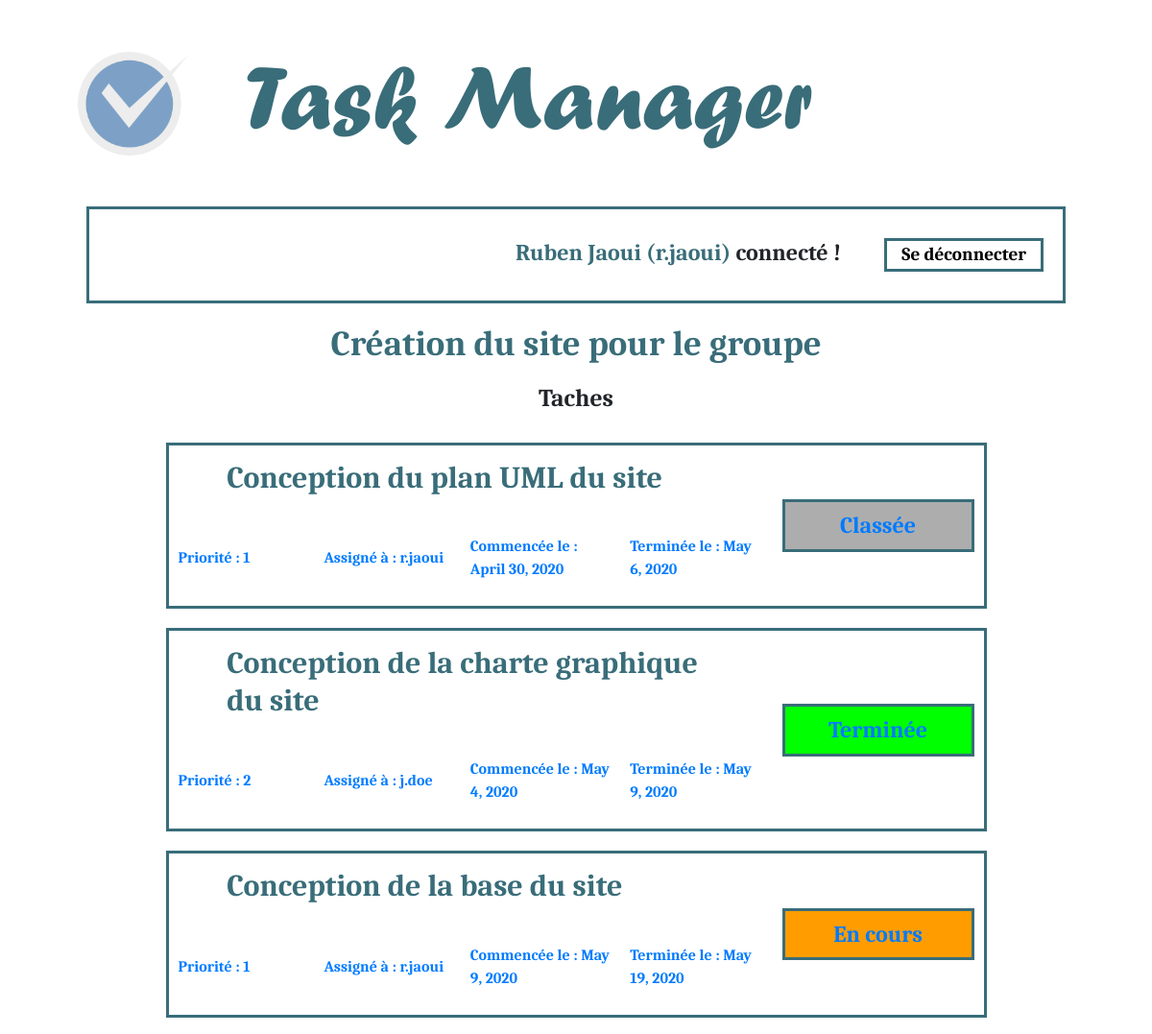
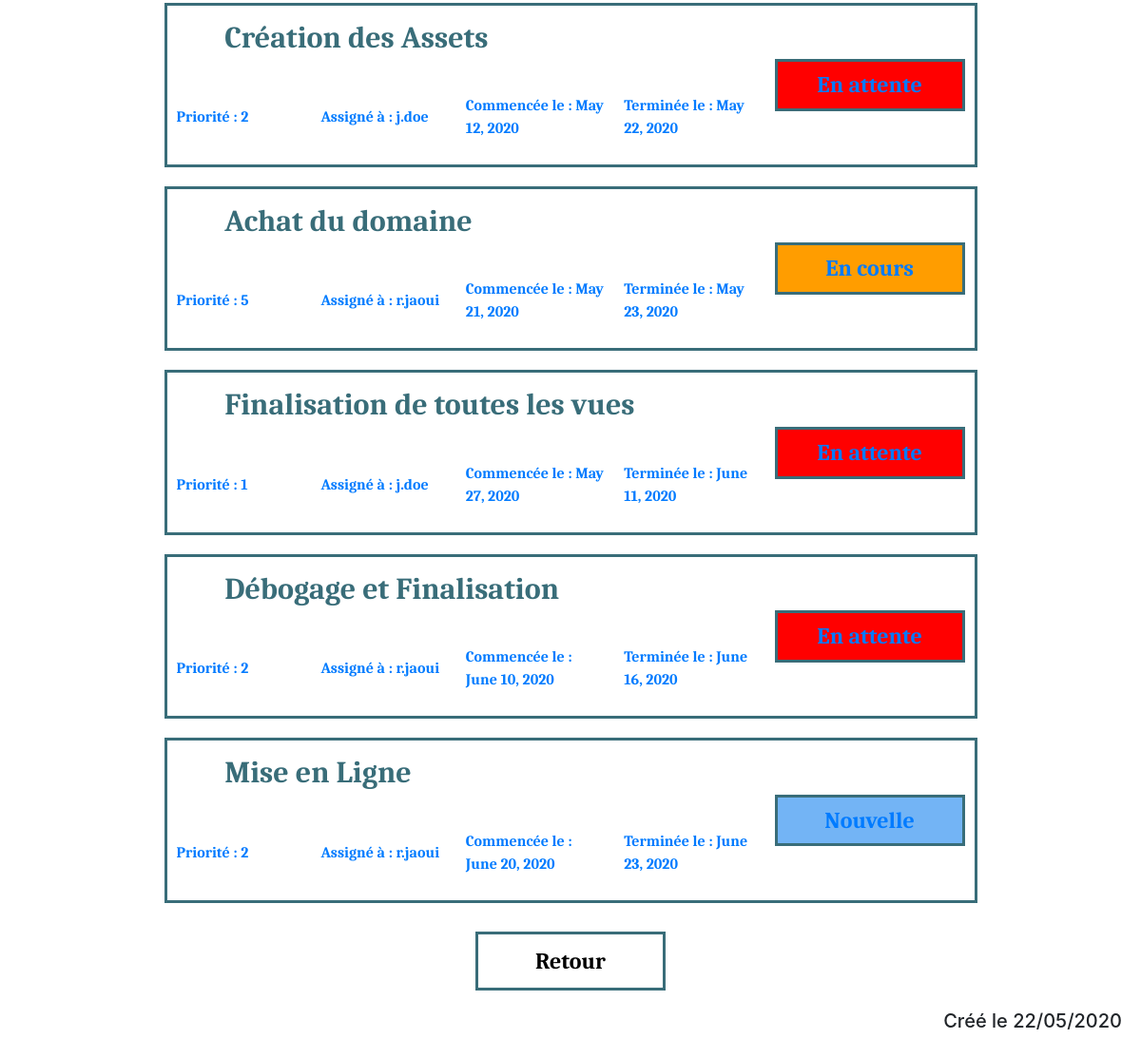
The app's page /manager/projet/2 (signed in) with its own data (2 pictures, top to bottom).
### taskmanager/models.py (models this page shows, shortened)
class Projet(models.Model):
    nom = models.CharField(max_length=100)
    class Meta:
        verbose_name = "projet"

class Tache(models.Model):
    titre = models.CharField(max_length=100)
    description = models.TextField()
    start = models.DateField(default=timezone.now)
    end = models.DateField(default=timezone.now)
    priority = models.IntegerField(default=1)
    assigned = models.ForeignKey(User, on_delete=models.CASCADE)
    status = models.ForeignKey('Statut', on_delete=models.CASCADE)
    projet = models.ForeignKey('Projet', on_delete=models.CASCADE)
    class Meta:
        verbose_name = "tache"

class Statut(models.Model):
    nom = models.CharField(max_length=50)
    couleur = models.CharField(max_length=50)
    class Meta:
        verbose_name = "statut"

### taskmanager/views.py (the view)
# urls.py: path('projet/<int:id>', projet, name = "Projet"),
def projet(request, id):
    connected = request.user.is_authenticated
    name = ""
    username = ""
    projet = None
    taches = None
    if connected:
        name = request.user.first_name + " " + request.user.last_name
        username = request.user.username
        if request.user.has_perm('taskmanager.view_projet') and request.user.has_perm('taskmanager.view_tache'):
            projet = Projet.objects.get(id=id)
            taches = Tache.objects.filter(projet = projet)
        else:
            return redirect(denied)
    else:
        return redirect(connect)
    return render(request, 'taskmanager/projet.html', locals())

### templates/taskmanager/projet.html (shortened to what this page needs)
{% extends "base.html" %}
{% load static %}
{% block css %}<link rel="stylesheet" href="{% static 'css/taskmanager/projet.css' %} ">{% endblock %}
{% block contenu %}
    <h3>{{ projet.nom }}</h3>
    <h4 id="subtitle">Taches</h4>
    <ul id="content">
        {% for tache in taches %}
            <li>
                <a href="{% url "Tache" tache.id %}">
                    <table>
                        <tr>
                           <td colspan="4" >
                               <h2>{{ tache.titre }}</h2>
                           </td>
                           <td rowspan="2" >
                               <div class="stat">
                                    <h4 class="size-stat" style="background-color:{{ tache.status.couleur }};" >{{ tache.status.nom }}</h4>
                               </div>
                           </td>
                        </tr>
                        <tr>
                           <td class="mini">
                                <p>Priorité : {{ tache.priority }}</p>
                           </td>
                           <td class="mini">
                                <p>Assigné à : {{ tache.assigned }}</p>
                           </td>
                           <td class="mini">
                                <p>Commencée le : {{ tache.start }}</p>
                           </td>
                           <td class="mini">
                                <p>Terminée le : {{ tache.end }}</p>
                           </td>
                        </tr>
                    </table>
                </a>
            </li>
        {% endfor %}
    </ul>
    <a id="ret" href="{% url "Projets" %}"><p>Retour</p></a>
{% endblock %}

### templates/base.html (shortened to what this page needs)
<!DOCTYPE html>
<html lang="en">
<head>
    {% load static %}
    <link rel="stylesheet" href="https://maxcdn.bootstrapcdn.com/bootstrap/4.5.0/css/bootstrap.min.css">
    <link rel="stylesheet" href="{% static 'css/base.css' %} ">
    {% block css %}{% endblock %}
</head>
<body>
    <div class="center per-90">
        <table id="full">
            <tr>
                <td id = "icon-cont">
                    <img src="{% static "images/icon.png" %}" alt="logo" id="icon"/>
                </td>
                <td>
                    <h1 id = "title">Task Manager</h1>
                </td>
            </tr>
        </table>
    </div>
    <div class="center bloc-85">
        {% if connected %}
            <h4 class="regular"><span>{{ name }} ({{ username }})</span> connecté ! <a href="{% url "Deconnexion" %}"><button id="disconnect">Se déconnecter</button></a></h4>
        {% else %}
            <h4 class="regular">Non connecté...</h4>
        {% endif %}
    </div>
    <div id="content" class="regular">
        {% block contenu %}{% endblock %}
    </div>
    <h5>Créé le 22/05/2020</h5>
</body>
</html>

### static/css/base.css (style rules this page uses)
.regular { font-family: 'Caladea'; }
h1 { width: 85%; margin: auto; padding: 5px; padding-bottom: 15px; font-size: 600%; color: #396d79; font-family: 'Forte'; }
h2 { width: 85%; margin: auto; padding: 5px; padding-bottom: 20px; font-size: 150%; border-bottom: solid 3px #396d79; }
h3 { color: #396d79; width: 85%; margin: auto; font-size: 230%; text-align: center; }
h4 { font-size: 150%; text-align: right; margin-top: 10px; margin-bottom: 10px; }
#disconnect { font-size: 80%; background-color: transparent; border: solid 3px #396d79; padding: 3px 15px; margin-left: 40px; }
h5 { text-align: right; padding: 20px; }
#icon { width: 100%; height: 100%; float:left; }
#title { margin: 30px; font-size: 600%; color: #396d79; font-family: 'Forte'; text-align: left; }
.bloc-85 { padding: 20px; width: 85%; border: solid 3px #396d79; margin: 15px; }
.per-90 { width: 90%; }
.center { margin: auto }
#full { width: 100%; }
#icon-cont { width: 150px; height: 150px; }
span { color: #396d79; }

### static/css/taskmanager/projet.css (style rules this page uses)
h2 { border: solid 0 black; color: #396d79; padding-right: 20px; font-size: 200%; }
h3 { margin-top: 20px; margin-bottom: 20px; }
#subtitle { text-align: center; font-size: 160%; }
#content table { width: 75%; margin: 20px auto; border: solid 3px #396d79; }
td { padding: 10px; }
.mini { width: 25%; }
.stat { width: 200px; }
.size-stat { padding: 10px; text-align: center; border: solid 3px #396d79; }
ul { margin:30px; padding:0px; list-style: none; }
#ret { text-decoration:none; }
#ret p { font-size: 150%; text-decoration:none; padding: 10px; margin: auto; margin-top: 20px; text-align: center; color: black; background-color: transparent; border: solid 3px #396d79; width: 200px; }

### records on screen
Projet: nom "Création du site pour le groupe"
Tache: titre "Conception du plan UML du site", status.nom "Classée", priority "1", assigned "r.jaoui", start "April 30, 2020", end "May 6, 2020"
Tache: titre "Conception de la charte graphique du site", status.nom "Terminée", priority "2", assigned "j.doe", start "May 4, 2020", end "May 9, 2020"
Tache: titre "Conception de la base du site", status.nom "En cours", priority "1", assigned "r.jaoui", start "May 9, 2020", end "May 19, 2020"
Tache: titre "Création des Assets", status.nom "En attente", priority "2", assigned "j.doe", start "May 12, 2020", end "May 22, 2020"
Tache: titre "Achat du domaine", status.nom "En cours", priority "5", assigned "r.jaoui", start "May 21, 2020", end "May 23, 2020"
Tache: titre "Finalisation de toutes les vues", status.nom "En attente", priority "1", assigned "j.doe", start "May 27, 2020", end "June 11, 2020"
Tache: titre "Débogage et Finalisation", status.nom "En attente", priority "2", assigned "r.jaoui", start "June 10, 2020", end "June 16, 2020"
Tache: titre "Mise en Ligne", status.nom "Nouvelle", priority "2", assigned "r.jaoui", start "June 20, 2020", end "June 23, 2020"

### other values on screen
{{ name }} "Ruben Jaoui"
{{ username }} "r.jaoui"
